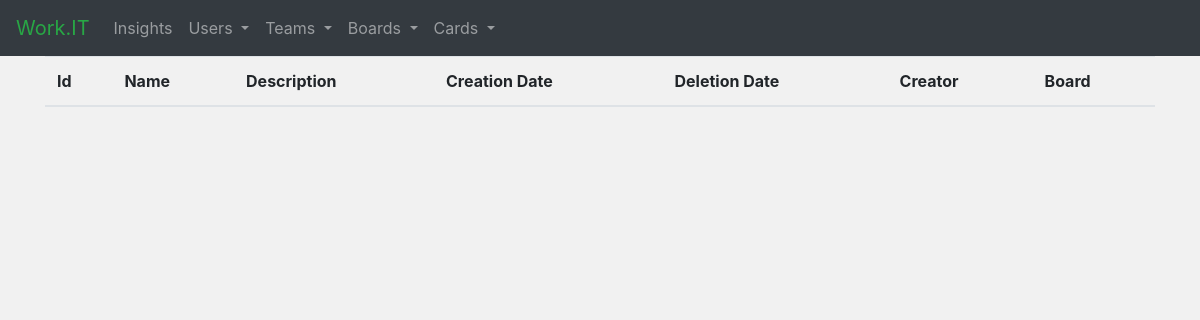
The page /card_archive on the database as committed earlier.
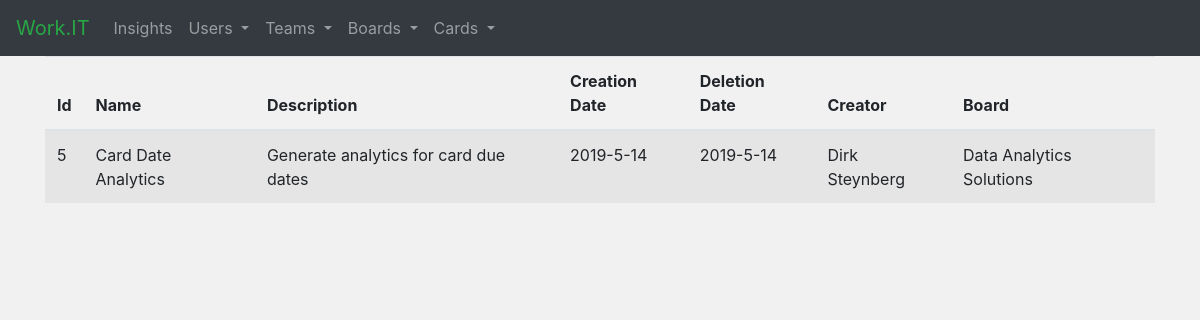
The same page on the database as committed later.
### tables this page shows
CREATE TABLE card_archive(id INTEGER PRIMARY KEY AUTOINCREMENT,name TEXT,description TEXT,creation_date TEXT,closed_date TEXT,creator TEXT,board TEXT);

### app.py (the view)
@app.route('/card_archive')
def card_archive():
    card_arch = get_archive()
    return render_template('card_archive.html', card_arch=card_arch)

### scripts.py (called while the page is built)
def get_archive():
    con_cards = sqlite3.connect("database.db")
    con_cards.row_factory = sqlite3.Row
    cur = con_cards.cursor()
    cur.execute("SELECT * FROM card_archive")
    card_arch = cur.fetchall()
    con_cards.close()
    return card_arch

### templates/card_archive.html (shortened to what this page needs)
{% extends "base.html" %}
{% block head %}
    {{ super() }}
{% endblock %}
{% block content %}
    <table class="table table-striped">
        <thead>
        <tr>
            <th>Id</th>
            <th>Name</th>
            <th>Description</th>
            <th>Creation Date</th>
            <th>Deletion Date</th>
            <th>Creator</th>
            <th>Board</th>
        </tr>
        </thead>
        <tbody>
        {% for card in card_arch %}
            <tr>
                <td>{{ card['id'] }}</td>
                <td>{{ card['name'] }}</td>
                <td>{{ card['description'] }}</td>
                <td>{{ card['creation_date'] }}</td>
                <td>{{ card['closed_date'] }}</td>
                <td>{{ card['creator'] }}</td>
                <td>{{ card['board'] }}</td>
            </tr>
        {% endfor %}
        </tbody>
    </table>
{% endblock %}

### templates/base.html (shortened to what this page needs)
<!doctype html>
<html>
<head>
    {% block head %}
        <link rel="stylesheet" href="https://maxcdn.bootstrapcdn.com/bootstrap/4.3.1/css/bootstrap.min.css">
        <link href="//maxcdn.bootstrapcdn.com/font-awesome/4.7.0/css/font-awesome.min.css" rel="stylesheet">
        <link rel="stylesheet" href="../static/insights.css">
    {% endblock %}
</head>
<body class="fade">
<nav class="navbar navbar-expand-sm bg-dark navbar-dark sticky-top">
    <a class="navbar-brand text-success" href="/">Work.IT</a>
    <ul class="navbar-nav">
        <li class="nav-item">
            <a class="nav-link" href="/">Insights</a>
        </li>
        <li class="nav-item dropdown">
            <a class="nav-link dropdown-toggle" href="#" id="users-group" data-toggle="dropdown">
                Users
            </a>
        </li>
        <li class="nav-item dropdown">
            <a class="nav-link dropdown-toggle" href="#" id="users-group" data-toggle="dropdown">
                Teams
            </a>
        </li>
        <li class="nav-item dropdown">
            <a class="nav-link dropdown-toggle" href="#" id="users-group" data-toggle="dropdown">
                Boards
            </a>
        </li>
        <li class="nav-item dropdown">
            <a class="nav-link dropdown-toggle" href="#" id="users-group" data-toggle="dropdown">
                Cards
            </a>
        </li>
    </ul>
</nav>
<div id="content" class="container">
    {% block content %}
    {% endblock %}
</div>
</body>
</html>

### static/insights.css (style rules this page uses)
body { opacity: 1; transition: 0.7s opacity; background-color: #f1f1f1; }

Rows that differ between the two databases and show on the page:
added card_archive: id "5", name "Card Date Analytics", description "Generate analytics for card due dates", creation_date "2019-5-14", closed_date "2019-5-14", creator "Dirk Steynberg", board "Data Analytics Solutions"
